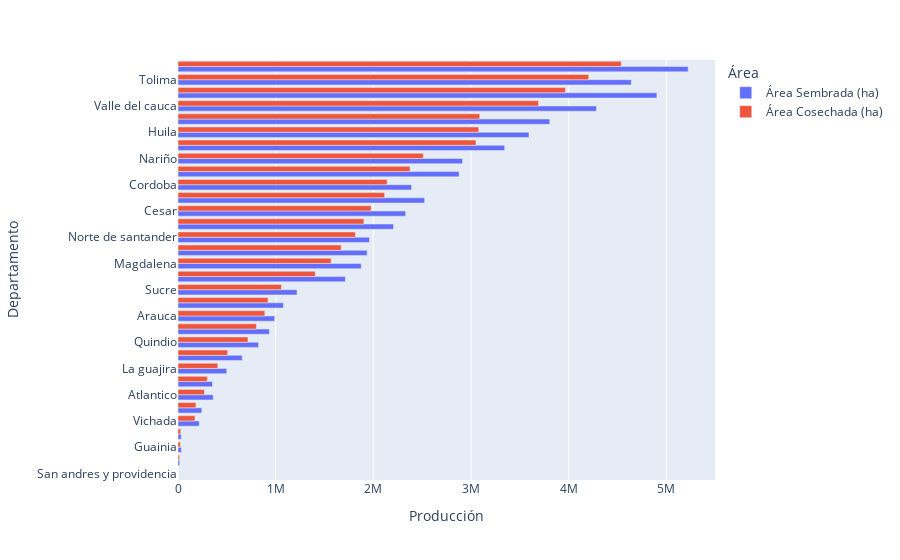

The cell this chart's notebook holds for it:
### Code cell
fig = px.bar(df,y="DEPARTAMENTO",x="value",color="variable", barmode='group',labels={
    "DEPARTAMENTO": "Departamento",
    "value": "Producción",
    "variable": "Área"
})
fig.show()

### Figure 1 — Plotly figure (JSON) as saved in the notebook; plotly's stock layout.template omitted (floating-point values rounded to 4 significant figures)
{"data": [{"alignmentgroup": "True", "hovertemplate": "Área=Área Sembrada (ha)<br>Producción=%{x}<br>Departamento=%{y}<extra></extra>", "legendgroup": "Área Sembrada (ha)", "marker": {"color": "#636efa", "pattern": {"shape": ""}}, "name": "Área Sembrada (ha)", "offsetgroup": "Área Sembrada (ha)", "orientation": "h", "showlegend": true, "textposition": "auto", "type": "bar", "x": [185, 17282, 34676, 32852, 216935, 243682, 359859, 353434, 499088, 657233, 824862, 935343, 989825, 1079200, 1218079, 1713532, 1875247, 1936311, 1960437, 2205910, 2330496, 2524467, 2391120, 2877249, 2912911, 3343978, 3592681, 3805631, 4283563, 4902246, 4640362, 5222325], "xaxis": "x", "y": ["San andres y providencia", "Vaupes", "Guainia", "Amazonas", "Vichada", "Guaviare", "Atlantico", "Putumayo", "La guajira", "Caqueta", "Quindio", "Choco", "Arauca", "Risaralda", "Sucre", "Caldas", "Magdalena", "Boyaca", "Norte de santander", "Casanare", "Cesar", "Cauca", "Cordoba", "Bolivar", "Nariño", "Cundinamarca", "Huila", "Santander", "Valle del cauca", "Meta", "Tolima", "Antioquia"], "yaxis": "y"}, {"alignmentgroup": "True", "hovertemplate": "Área=Área Cosechada (ha)<br>Producción=%{x}<br>Departamento=%{y}<extra></extra>", "legendgroup": "Área Cosechada (ha)", "marker": {"color": "#EF553B", "pattern": {"shape": ""}}, "name": "Área Cosechada (ha)", "offsetgroup": "Área Cosechada (ha)", "orientation": "h", "showlegend": true, "textposition": "auto", "type": "bar", "x": [166, 15725, 24903, 27528, 174104, 183543, 270718, 299694, 407555, 508700, 716747, 802757, 888468, 921976, 1058790, 1404802, 1567317, 1670497, 1815938, 1903259, 1977265, 2115028, 2140998, 2375025, 2510768, 3050075, 3078636, 3088623, 3690616, 3966285, 4204342, 4536534], "xaxis": "x", "y": ["San andres y providencia", "Vaupes", "Guainia", "Amazonas", "Vichada", "Guaviare", "Atlantico", "Putumayo", "La guajira", "Caqueta", "Quindio", "Choco", "Arauca", "Risaralda", "Sucre", "Caldas", "Magdalena", "Boyaca", "Norte de santander", "Casanare", "Cesar", "Cauca", "Cordoba", "Bolivar", "Nariño", "Cundinamarca", "Huila", "Santander", "Valle del cauca", "Meta", "Tolima", "Antioquia"], "yaxis": "y"}], "layout": {"barmode": "group", "legend": {"title": {"text": "Área"}, "tracegroupgap": 0}, "margin": {"t": 60}, "xaxis": {"anchor": "y", "domain": [0, 1], "title": {"text": "Producción"}}, "yaxis": {"anchor": "x", "domain": [0, 1], "title": {"text": "Departamento"}}}}
